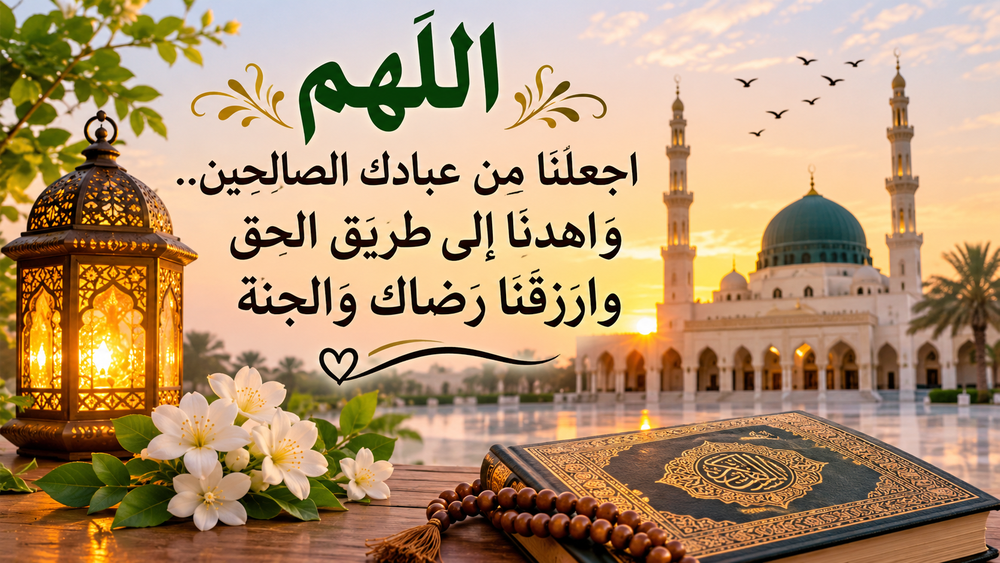
#> input picture reels-images/1795479232603-25fec85f-90bf-45e7-a140-ba375c3a9df2.png, 1000 x 563 px, shrunk from 1672 x 941 before the run
$ python generate_launcher_icons.py ../../reels-images/1795479232603-25fec85f-90bf-45e7-a140-ba375c3a9df2.png
#> lines starting #> are read from the running program, lines starting #| are printed output that depends on the picture
#!/usr/bin/env python3
"""Generate density-specific Android launcher PNGs from the approved Sakeena artwork."""
from pathlib import Path
import sys
from PIL import Image, ImageOps

ROOT = Path(__file__).resolve().parents[1]
SOURCE = Path(sys.argv[1]) if len(sys.argv) > 1 else ROOT / "app/src/main/res/drawable-nodpi/ic_launcher_sakina.webp"
if not SOURCE.is_file():
    raise SystemExit(f"Missing launcher artwork: {SOURCE}")

sizes = {"mdpi": 48, "hdpi": 72, "xhdpi": 96, "xxhdpi": 144, "xxxhdpi": 192}
with Image.open(SOURCE) as source:
#> source is the input picture: PIL image 1000x563 RGB; mean R, G, B 178.7, 147.4, 111.7
    artwork = ImageOps.exif_transpose(source).convert("RGBA")
    if artwork.width < 96 or artwork.height < 96:
        raise SystemExit(f"Launcher artwork is unexpectedly small: {artwork.size}")
    for density, size in sizes.items():
        directory = ROOT / f"app/src/main/res/mipmap-{density}"
        directory.mkdir(parents=True, exist_ok=True)
        icon = ImageOps.contain(artwork, (size, size), method=Image.Resampling.LANCZOS)
        canvas = Image.new("RGBA", (size, size), (6, 61, 50, 255))
        canvas.alpha_composite(icon, ((size - icon.width) // 2, (size - icon.height) // 2))
        destination = directory / "ic_launcher.png"
        canvas.save(destination, format="PNG", optimize=True)
        print(f"Generated {destination.relative_to(ROOT)} ({size}x{size})")
#> this loop made 5 passes
#> pass 1, `icon = ImageOps.contain(artwork, (size, size), method=Image.Resampling..`:
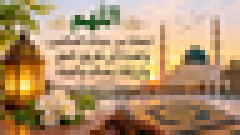
#> icon: PIL image 48x27 RGBA (shown 5 times larger); mean R, G, B, A 178.4, 147.4, 111.8, 255
#> pass 1, `canvas = Image.new("RGBA", (size, size), (6, 61, 50, 255))`:
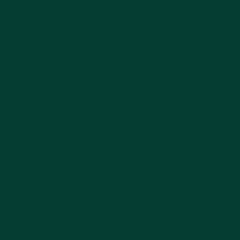
#> canvas: PIL image 48x48 RGBA (shown 5 times larger); mean R, G, B, A 6, 61, 50, 255
#> pass 1, `canvas.save(destination, format="PNG", optimize=True)`:
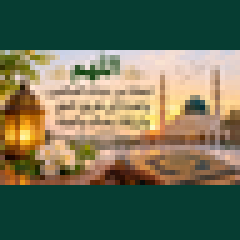
#> saved as ic_launcher.png: PIL image 48x48 RGBA (shown 5 times larger); mean R, G, B, A 103, 109.6, 84.8, 255
#> pass 2, `icon = ImageOps.contain(artwork, (size, size), method=Image.Resampling..`:
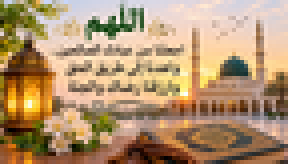
#> icon: PIL image 72x41 RGBA (shown 4 times larger); mean R, G, B, A 178.3, 147.5, 111.9, 255
#> after the loop:
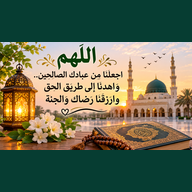
#> canvas: PIL image 192x192 RGBA; mean R, G, B, A 102.9, 109.6, 84.9, 255
#> after the loop:
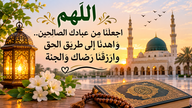
#> icon: PIL image 192x108 RGBA; mean R, G, B, A 178.3, 147.5, 112, 255
print("Density-specific launcher PNGs generated successfully.")
